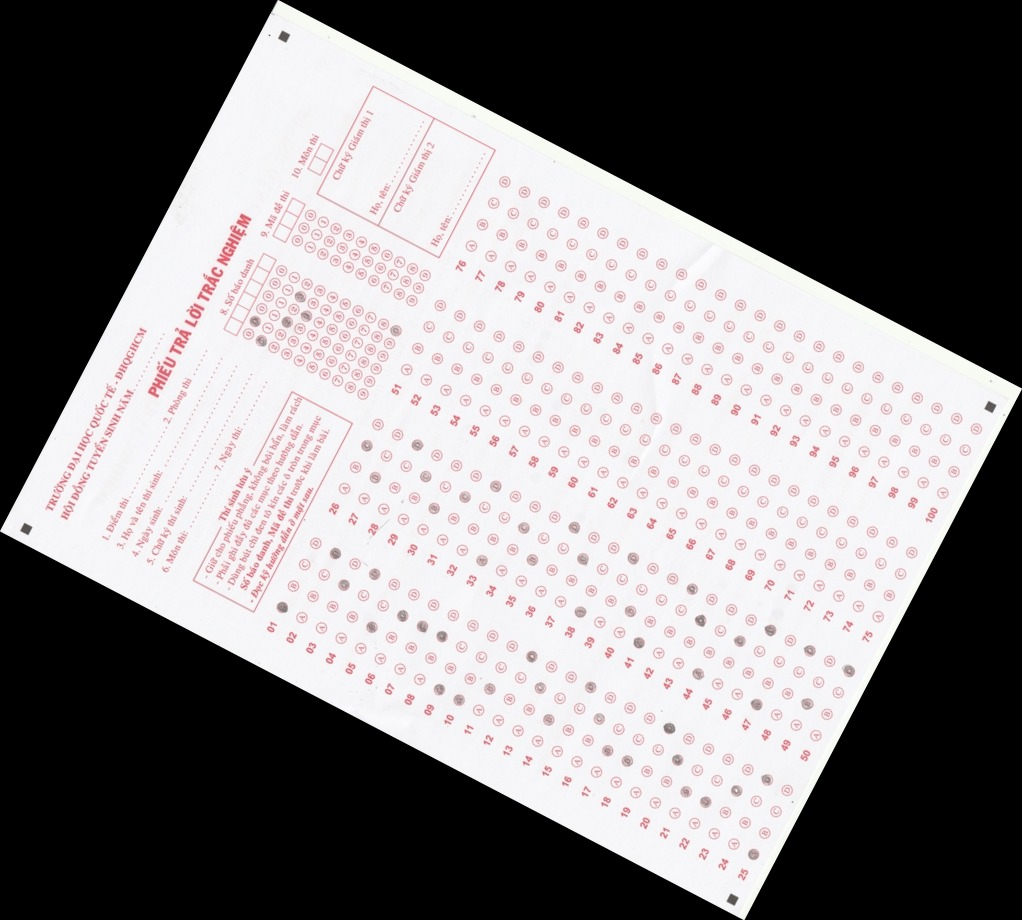
#> input picture DIP Lab 5 Material.jpg, 1022 x 920 px, found by its file name
$ jupyter execute Lab5.ipynb
#> lines starting #> are read from the running program, lines starting #| are printed output that depends on the picture; after the words box and inside, x2 and y2 are one past the last pixel; in counts of white or black regions, pixels touching at a corner belong together
[cell 1]
from google.colab import files
import cv2
import numpy as np
from matplotlib import pyplot as plt

[cell 2]
img = cv2.imread('/content/DIP Lab 5 Material.jpg')
#> img is the input picture: shape (920, 1022, 3); mean B, G, R 128.3, 127.2, 130.3
img = cv2.cvtColor(img, cv2.COLOR_BGR2RGB)
plt.imshow(img)
plt.title("Original Image")
plt.axis('off')
plt.show()

[cell 3]
img_gray = cv2.cvtColor(img, cv2.COLOR_BGR2GRAY)
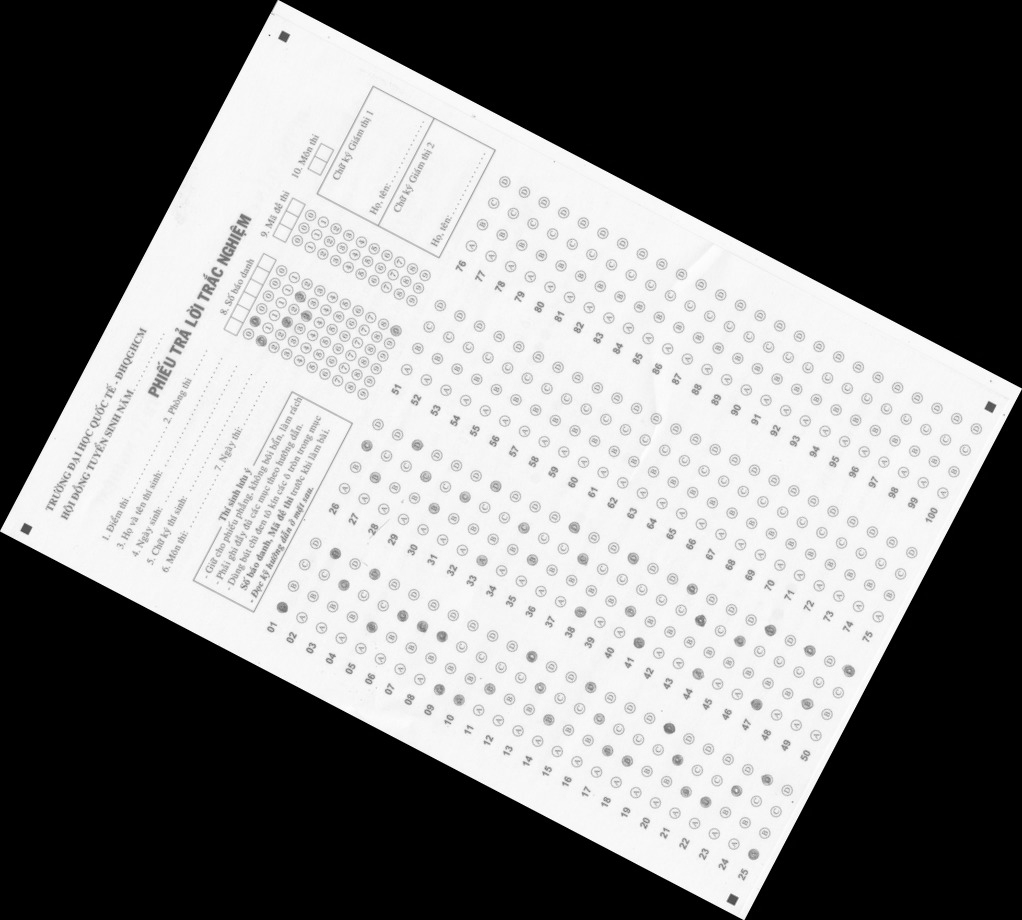
#> img_gray: shape (920, 1022); min 0, max 255, mean 127.9
plt.imshow(img_gray, cmap='gray')
plt.title("Grayscale Image")
plt.axis('off')
plt.show()

[cell 4]
import cv2
import numpy as np
import matplotlib.pyplot as plt

original = img.copy()
gray_float = np.float32(img_gray)
dst = cv2.cornerHarris(gray_float, 2, 3, 0.04)
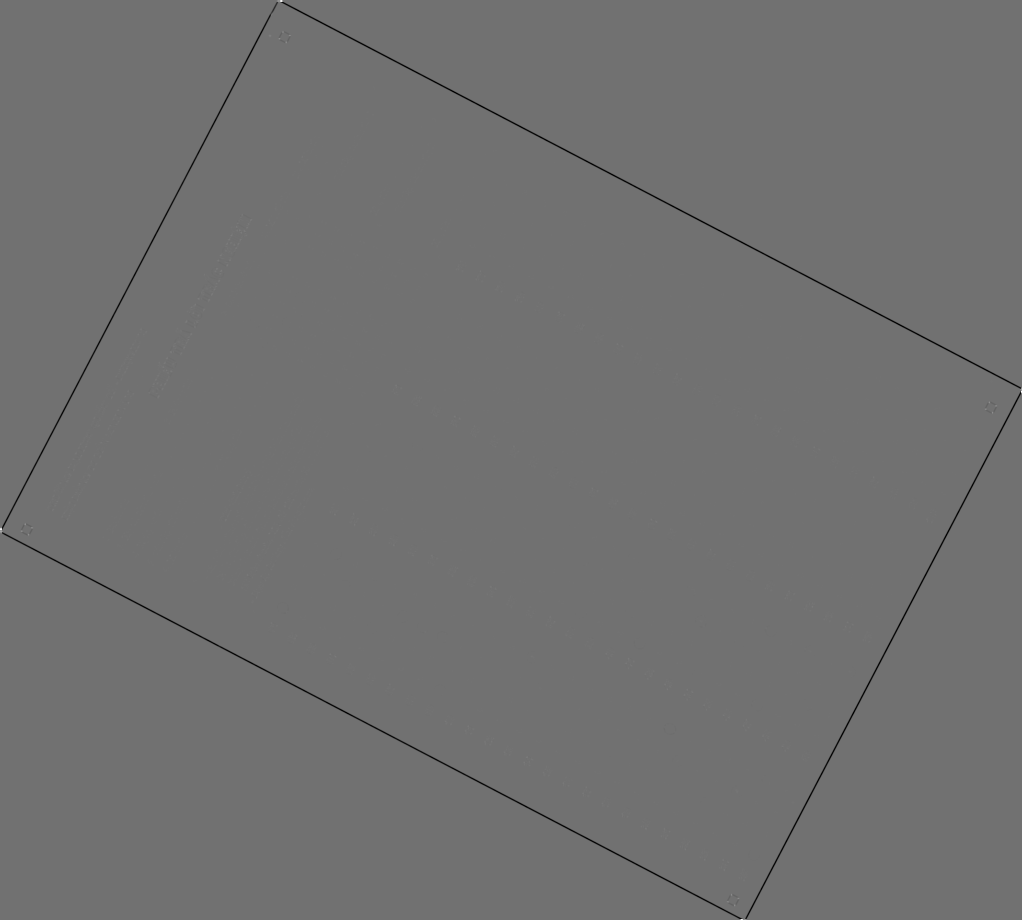
#> dst: shape (920, 1022) float32; min -101513416, max 126117968, mean -402324.5; drawn with min black and max white
dst = cv2.dilate(dst, None)

corner_img = np.zeros_like(img_gray)
corner_img[dst > 0.01 * dst.max()] = 255

corner_points = np.argwhere(dst > 0.01 * dst.max())
#> corner_points = 11598 pairs, first value 0 to 919, second value 0 to 1021
corner_points = np.flip(corner_points, axis=1)  # (x, y)
#> corner_points = 11598 pairs, first value 0 to 1021, second value 0 to 919

hull = cv2.convexHull(corner_points)
#> hull = [[1021, 394], [747, 919], [739, 919], [0, 534], [0, 526], [275, 0], [283, 0], [1021, 386]]
epsilon = 0.02 * cv2.arcLength(hull, True)
#> epsilon = 57.68
approx = cv2.approxPolyDP(hull, epsilon, True)
#> approx = [[1021, 386], [747, 919], [0, 534], [275, 0]]

if len(approx) != 4:
    raise ValueError("Could not find exactly 4 corners. Try adjusting epsilon or check the input image.")

def order_points(pts):
    pts = pts.reshape(4, 2)
#> pts = [[1021, 386], [747, 919], [0, 534], [275, 0]]
    rect = np.zeros((4, 2), dtype="float32")
    s = pts.sum(axis=1)
#> s = [1407, 1666, 534, 275]
    diff = np.diff(pts, axis=1)
#> diff = [-635, 172, 534, -275]

    rect[0] = pts[np.argmin(s)]     # top-left
    rect[2] = pts[np.argmax(s)]     # bottom-right
    rect[1] = pts[np.argmin(diff)]  # top-right
    rect[3] = pts[np.argmax(diff)]  # bottom-left

    return rect

ordered_pts = order_points(approx)
#> ordered_pts = [[275, 0], [1021, 386], [747, 919], [0, 534]]
(tl, tr, br, bl) = ordered_pts
#> tl = [275, 0]; tr = [1021, 386]; br = [747, 919]; bl = [0, 534]

widthA = np.linalg.norm(br - bl)
#> widthA = 840.4
widthB = np.linalg.norm(tr - tl)
#> widthB = 839.9
maxWidth = int(max(widthA, widthB))
#> maxWidth = 840

heightA = np.linalg.norm(tr - br)
#> heightA = 599.3
heightB = np.linalg.norm(tl - bl)
#> heightB = 600.7
maxHeight = int(max(heightA, heightB))
#> maxHeight = 600

dst_pts = np.array([
    [0, 0],
    [maxWidth - 1, 0],
    [maxWidth - 1, maxHeight - 1],
    [0, maxHeight - 1]
], dtype="float32")
#> dst_pts = [[0, 0], [839, 0], [839, 599], [0, 599]]

M = cv2.getPerspectiveTransform(ordered_pts, dst_pts)
#> M = [[0.885, 0.456, -243.5], [-0.458, 0.885, 126], [-2.77e-06, -4.61e-07, 1]]
warped = cv2.warpPerspective(original, M, (maxWidth, maxHeight))
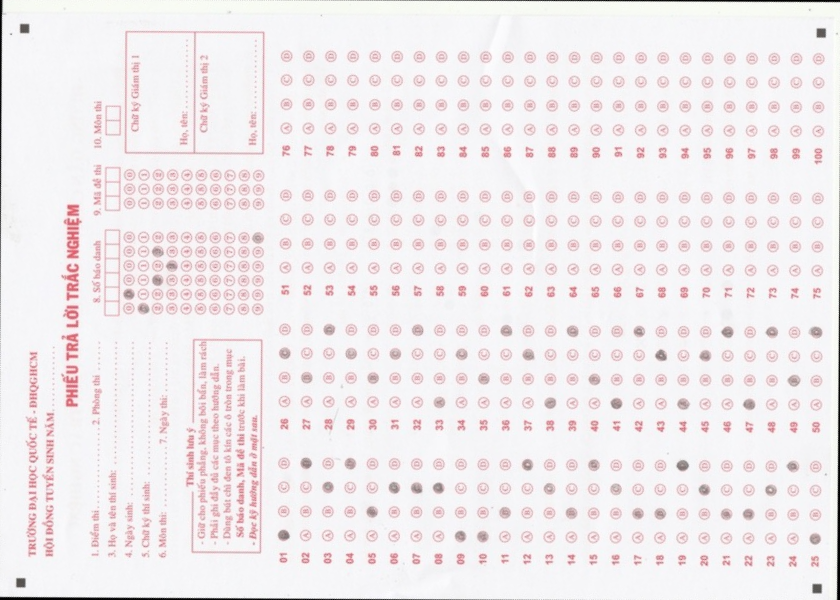
#> warped: shape (600, 840, 3); mean R, G, B 242, 236.1, 238.2

if maxWidth > maxHeight:
    warped = cv2.rotate(warped, cv2.ROTATE_90_CLOCKWISE)
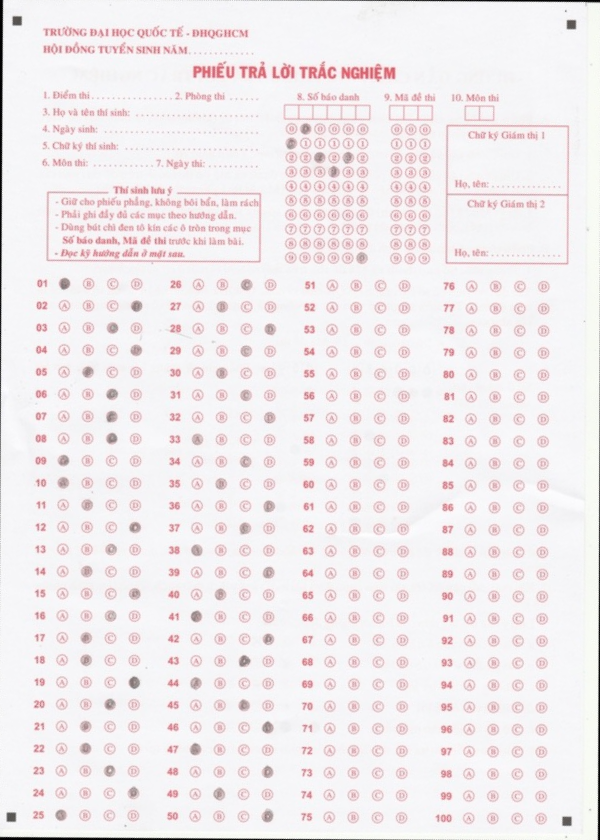
#> warped: shape (840, 600, 3); mean R, G, B 242, 236.1, 238.2

plt.figure(figsize=(12, 6))

plt.subplot(1, 3, 1)
plt.imshow(corner_img, cmap='gray')
plt.title("Detected Corners (Binary)")
plt.axis('off')

plt.subplot(1, 3, 2)
plt.title("Corners on Original")
plt.imshow(img)
plt.axis('off')

plt.subplot(1, 3, 3)
plt.title("Warped Answer Sheet")
plt.imshow(warped)
plt.axis('off')

plt.tight_layout()
plt.show()
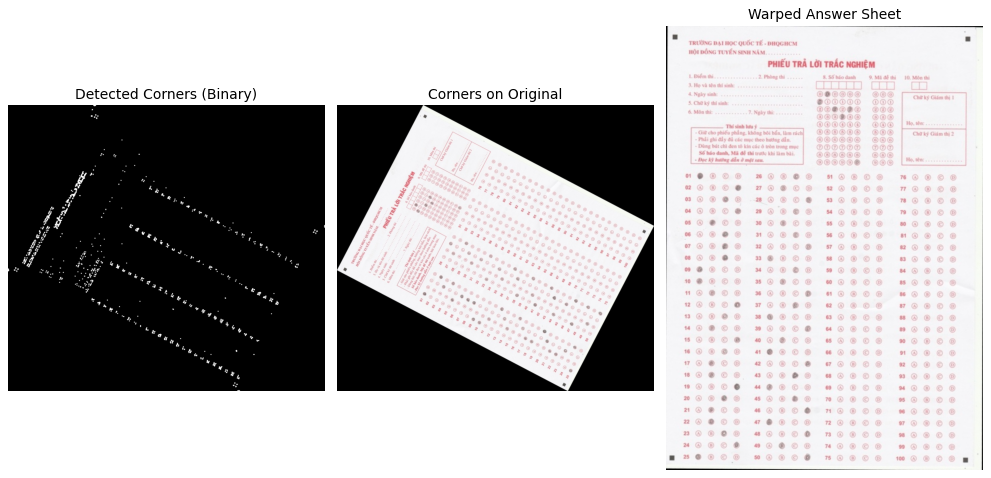
#> figure drawn by matplotlib, 3 panels

$ run again, with DIP Lab 7 Material.jpg copied over DIP Lab 5 Material.jpg
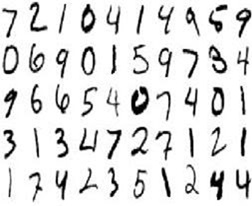
#> input picture DIP Lab 7 Material.jpg, 252 x 206 px, found by its file name
#> img is the input picture: shape (206, 252, 3); min 0, max 255, mean 223.6
#> `dst = cv2.dilate(dst, None)`:
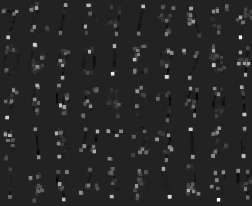
#> dst: shape (206, 252) float32; min -32882556, max 208502112, mean 4899860.5; drawn with min black and max white
#> `corner_points = np.argwhere(dst > 0.01 * dst.max())`: corner_points = 6851 pairs, first value 1 to 203, second value 1 to 251
#> `corner_points = np.flip(corner_points, axis=1)`: corner_points = 6851 pairs, first value 1 to 251, second value 1 to 203
#> hull = contour of 17 points, box (x1, y1, x2, y2) (1, 1, 252, 204), area 49267
#> epsilon = 17.5
#> approx = [[249, 200], [8, 199], [1, 9], [251, 9]]
#> s = [449, 207, 10, 260]
#> diff = [-49, 191, 8, -242]
#> ordered_pts = [[1, 9], [251, 9], [249, 200], [8, 199]]
#> tl = [1, 9]; tr = [251, 9]; br = [249, 200]; bl = [8, 199]
#> widthA = 241
#> widthB = 250
#> heightA = 191
#> heightB = 190.1
#> maxHeight = 191
#> dst_pts = [[0, 0], [249, 0], [249, 190], [0, 190]]
#> M = [[1, -0.0368, -0.668], [-1.42e-17, 0.962, -8.66], [2.18e-05, -0.00019, 1]]
#> `plt.show()`:
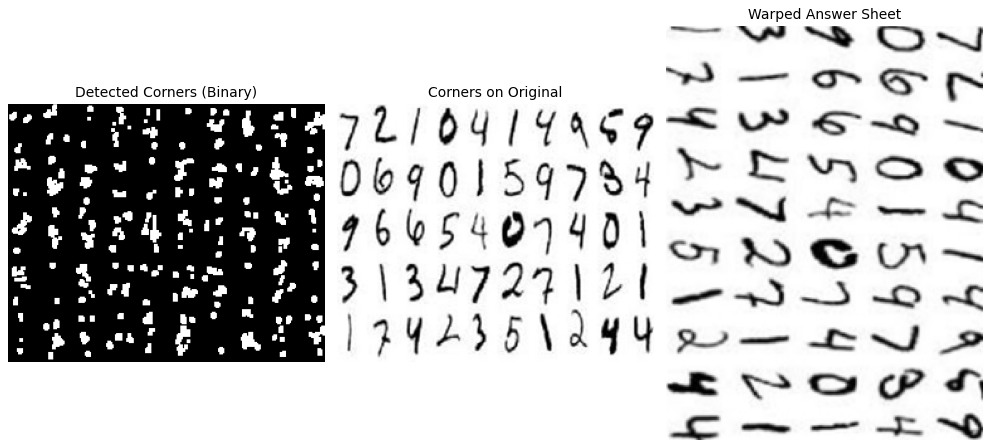
#> figure drawn by matplotlib, 3 panels
